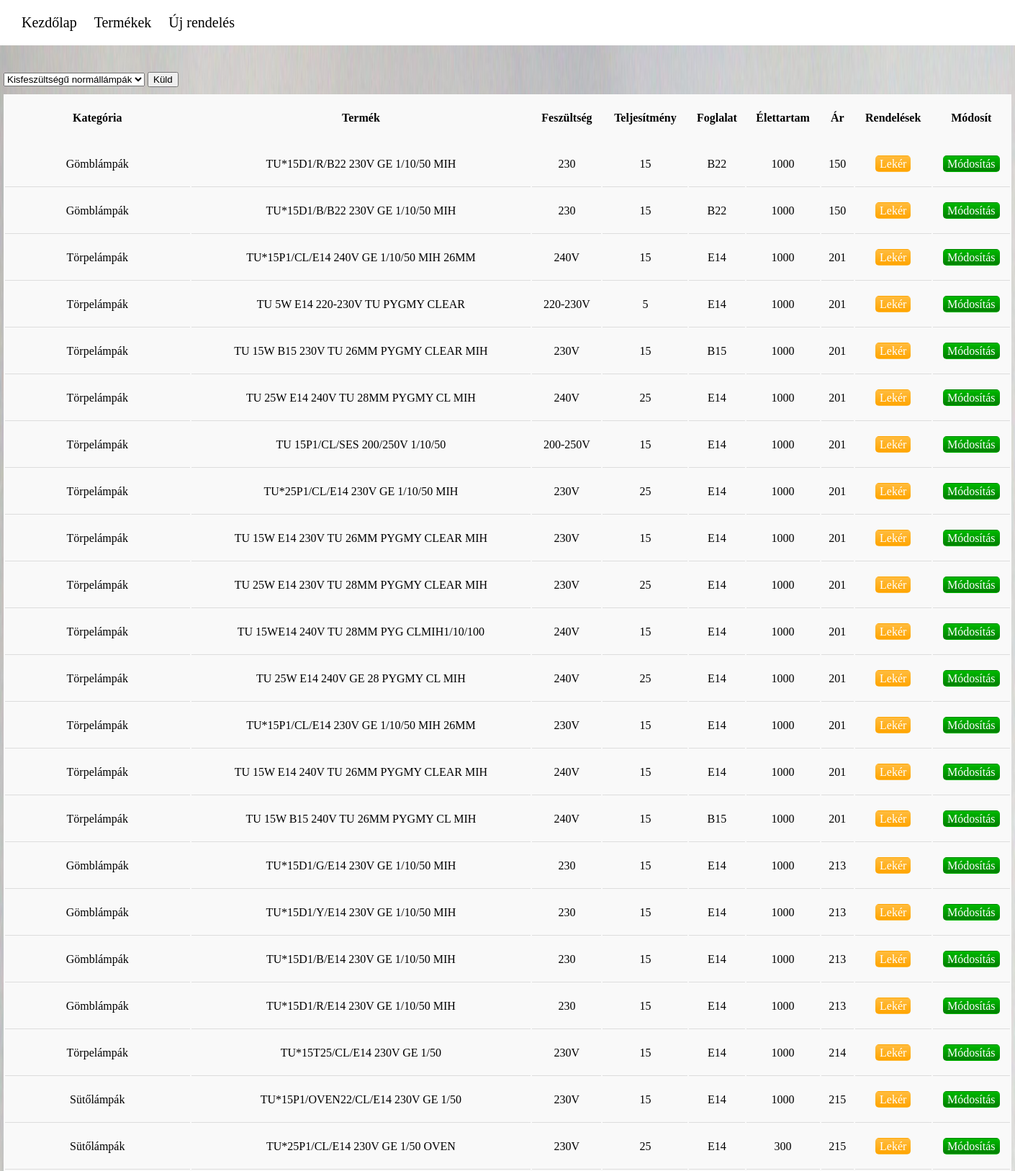
Screenshot of /index.php?c=termekek (upper part) with the database file from the repository.
### tables this page shows
CREATE TABLE termekek (
  id int,
  kategoriaId int,
  megnevezes varchar(50),
  feszultseg varchar(10),
  teljesitmeny int,
  foglalat varchar(5),
  elettartam int,
  ar int,
  CONSTRAINT termekek_id PRIMARY KEY (id),
  CONSTRAINT kategoria_fk FOREIGN KEY(kategoriaId) REFERENCES kategoriak(id)
)DEFAULT;

CREATE TABLE kategoriak (
  id int,
  megnevezes varchar(40),
  CONSTRAINT kategoriak_id PRIMARY KEY (id)
)DEFAULT;

### Application/Core/functions.php (called while the page is built, shortened)
<?php
function view($params)
{
    require_once APPPATH.'Templates/_layout.php';
    die;
}

### Application/Core/controllers.php (called while the page is built, shortened)
<?php
function termekekController()
{
    $config = getConfig(CONF_FILE_PATH);
    $pdo    = getConnection($config);
    $categoryId = @$_POST['category'] ? $_POST['category'] : null;
    $categories = getCategoies($pdo);
    $termekek = getTermekek($pdo, $categoryId);
    view([
        'title'     => 'Termékek listája',
        'view'      =>'termekek',
        'termekek'  => $termekek,
        'categories'=> $categories
    ]);
}

### index.php (called while the page is built, shortened)
<?php
require_once APPPATH.'Core/controllers.php';
require_once APPPATH.'Core/functions.php';
require_once APPPATH.'Database/database.php';
require_once APPPATH.'Core/core.php';

### Application/Database/database.php (called while the page is built, shortened)
<?php
function getCategoies( PDO $pdo)
{
    $smt = $pdo->prepare('select * from `kategoriak` ');
    try
    {
        if (!$smt->execute())
        {
            throw new Exception($smt->errorInfo()[2]);
        }
        return $smt->fetchAll(PDO::FETCH_ASSOC);
    }
    catch (Exception $e)
    {
        return false;
    }
}
function getTermekek(PDO $pdo, $categoryId)
{
    if ($categoryId)
    {
        $smt = $pdo->prepare('select
            t.id,
            k.megnevezes kategoria,
            t.megnevezes termek,
            feszultseg,
            teljesitmeny,
            foglalat,
            elettartam,
            ar
        from
            termekek t join kategoriak k on
            t.kategoriaId = k.id
        where t.kategoriaId = :kategoriaId
        order by ar');
        $smt->bindParam(':kategoriaId', $categoryId);
    }
    else
    {
        $smt = $pdo->prepare('select
            t.id,
            k.megnevezes kategoria,
            t.megnevezes termek,
            feszultseg,
            teljesitmeny,
            foglalat,
            elettartam,
            ar
        from
            termekek t join kategoriak k on
            t.kategoriaId = k.id
        order by ar');
    }
    try
    {
        if (!$smt->execute())
        {
            throw new Exception($smt->errorInfo()[2]);
        }
        return $smt->fetchAll(PDO::FETCH_ASSOC);
    }
    catch (Exception $e)
    {
        echo $e->getMessage();
        return [];
    }
}

### Application/Templates/termekekView.php (the view)
<form action="index.php?c=termekek" class="select" method="POST">
    <select name="category" id="">
        <?php foreach ($categories as $category) :?>
            <option value="<?=$category['id']?>"><?= $category['megnevezes'] ?></option>
        <?php endforeach ?>
    </select>
    <input type="submit" value="Küld">
</form>
<table class="table">
    <tr>
        <th>Kategória</th>
        <th>Termék</th>
        <th>Feszültség</th>
        <th>Teljesítmény</th>
        <th>Foglalat</th>
        <th>Élettartam</th>
        <th>Ár</th>
        <th>Rendelések</th>
        <th>Módosít</th>
    </tr>
    <?php foreach($termekek as $termek): ?>
        <tr>
            <td><?= $termek['kategoria'] ?></td>
            <td><?= $termek['termek'] ?></td>
            <td><?= $termek['feszultseg'] ?></td>
            <td><?= $termek['teljesitmeny'] ?></td>
            <td><?= $termek['foglalat'] ?></td>
            <td><?= $termek['elettartam'] ?></td>
            <td><?= $termek['ar'] ?></td>
            <td>
                <a href="index.php?c=orders&termekId=<?= $termek['id'] ?>" class="btn btn-rng">Lekér</a>
            </td>
            <td>
                <a href="index.php?c=modyfyTermek&termekId=<?= $termek['id'] ?>" class="btn btn-grn">Módosítás</a>
            </td>
        </tr>
    <?php endforeach ?>
</table>

### Application/Style/style.css (style rules this page uses)
html { background-image: url("../Image/hatter.jpg"); background-size : 100% 100%; background-attachment: fixed; width : 100%; height : 100%; }
body { margin : 0; margin-top : 100px; }
.table { width : 1400px; margin : auto; background-color: #f9f9f9; }
.table td, .table th { line-height : 60px; min-width : 2%; text-align : center; }
.table td { border-bottom : 1px solid #ddd; }
.select { width : 1400px; margin : 10px auto; }
.btn { padding : 2px 5px; border-radius : 5px; border : 1px solid transparent; text-decoration : none; }
.btn-grn { color : white; background-image: linear-gradient(to bottom, rgb(0, 185, 0), green); }
.btn-rng { color : white; background-image: linear-gradient(to bottom, rgb(255, 188, 63), orange); }

### rows the page displays
termekek: kategoriaId.megnevezes "Gömblámpák", megnevezes "TU*15D1/R/B22 230V GE 1/10/50 MIH", feszultseg "230", teljesitmeny "15", foglalat "B22", elettartam "1000", ar "150"
termekek: kategoriaId.megnevezes "Gömblámpák", megnevezes "TU*15D1/B/B22 230V GE 1/10/50 MIH", feszultseg "230", teljesitmeny "15", foglalat "B22", elettartam "1000", ar "150"
termekek: kategoriaId.megnevezes "Törpelámpák", megnevezes "TU*15P1/CL/E14 240V GE 1/10/50 MIH 26MM", feszultseg "240V", teljesitmeny "15", foglalat "E14", elettartam "1000", ar "201"
termekek: kategoriaId.megnevezes "Törpelámpák", megnevezes "TU 5W E14 220-230V TU PYGMY CLEAR", feszultseg "220-230V", teljesitmeny "5", foglalat "E14", elettartam "1000", ar "201"
termekek: kategoriaId.megnevezes "Törpelámpák", megnevezes "TU 15W B15 230V TU 26MM PYGMY CLEAR MIH", feszultseg "230V", teljesitmeny "15", foglalat "B15", elettartam "1000", ar "201"
termekek: kategoriaId.megnevezes "Törpelámpák", megnevezes "TU 25W E14 240V TU 28MM PYGMY CL MIH", feszultseg "240V", teljesitmeny "25", foglalat "E14", elettartam "1000", ar "201"
termekek: kategoriaId.megnevezes "Törpelámpák", megnevezes "TU 15P1/CL/SES 200/250V 1/10/50", feszultseg "200-250V", teljesitmeny "15", foglalat "E14", elettartam "1000", ar "201"
termekek: kategoriaId.megnevezes "Törpelámpák", megnevezes "TU*25P1/CL/E14 230V GE 1/10/50 MIH", feszultseg "230V", teljesitmeny "25", foglalat "E14", elettartam "1000", ar "201"
termekek: kategoriaId.megnevezes "Törpelámpák", megnevezes "TU 15W E14 230V TU 26MM PYGMY CLEAR MIH", feszultseg "230V", teljesitmeny "15", foglalat "E14", elettartam "1000", ar "201"
termekek: kategoriaId.megnevezes "Törpelámpák", megnevezes "TU 25W E14 230V TU 28MM PYGMY CLEAR MIH", feszultseg "230V", teljesitmeny "25", foglalat "E14", elettartam "1000", ar "201"
termekek: kategoriaId.megnevezes "Törpelámpák", megnevezes "TU 15WE14 240V TU 28MM PYG CLMIH1/10/100", feszultseg "240V", teljesitmeny "15", foglalat "E14", elettartam "1000", ar "201"
termekek: kategoriaId.megnevezes "Törpelámpák", megnevezes "TU 25W E14 240V GE 28 PYGMY CL MIH", feszultseg "240V", teljesitmeny "25", foglalat "E14", elettartam "1000", ar "201"
termekek: kategoriaId.megnevezes "Törpelámpák", megnevezes "TU*15P1/CL/E14 230V GE 1/10/50 MIH 26MM", feszultseg "230V", teljesitmeny "15", foglalat "E14", elettartam "1000", ar "201"
termekek: kategoriaId.megnevezes "Törpelámpák", megnevezes "TU 15W E14 240V TU 26MM PYGMY CLEAR MIH", feszultseg "240V", teljesitmeny "15", foglalat "E14", elettartam "1000", ar "201"
termekek: kategoriaId.megnevezes "Törpelámpák", megnevezes "TU 15W B15 240V TU 26MM PYGMY CL MIH", feszultseg "240V", teljesitmeny "15", foglalat "B15", elettartam "1000", ar "201"
termekek: kategoriaId.megnevezes "Gömblámpák", megnevezes "TU*15D1/G/E14 230V GE 1/10/50 MIH", feszultseg "230", teljesitmeny "15", foglalat "E14", elettartam "1000", ar "213"
termekek: kategoriaId.megnevezes "Gömblámpák", megnevezes "TU*15D1/Y/E14 230V GE 1/10/50 MIH", feszultseg "230", teljesitmeny "15", foglalat "E14", elettartam "1000", ar "213"
termekek: kategoriaId.megnevezes "Gömblámpák", megnevezes "TU*15D1/B/E14 230V GE 1/10/50 MIH", feszultseg "230", teljesitmeny "15", foglalat "E14", elettartam "1000", ar "213"
termekek: kategoriaId.megnevezes "Gömblámpák", megnevezes "TU*15D1/R/E14 230V GE 1/10/50 MIH", feszultseg "230", teljesitmeny "15", foglalat "E14", elettartam "1000", ar "213"
termekek: kategoriaId.megnevezes "Törpelámpák", megnevezes "TU*15T25/CL/E14 230V GE 1/50", feszultseg "230V", teljesitmeny "15", foglalat "E14", elettartam "1000", ar "214"
termekek: kategoriaId.megnevezes "Sütőlámpák", megnevezes "TU*15P1/OVEN22/CL/E14 230V GE 1/50", feszultseg "230V", teljesitmeny "15", foglalat "E14", elettartam "1000", ar "215"
termekek: kategoriaId.megnevezes "Sütőlámpák", megnevezes "TU*25P1/CL/E14 230V GE 1/50 OVEN", feszultseg "230V", teljesitmeny "25", foglalat "E14", elettartam "300", ar "215"

### other values shown
form field category "Kisfeszültségű normállámpák"
